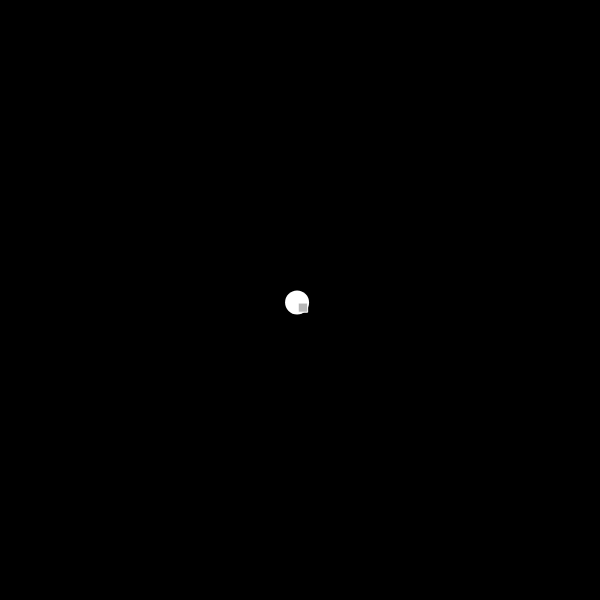
Frame 1 (no input)
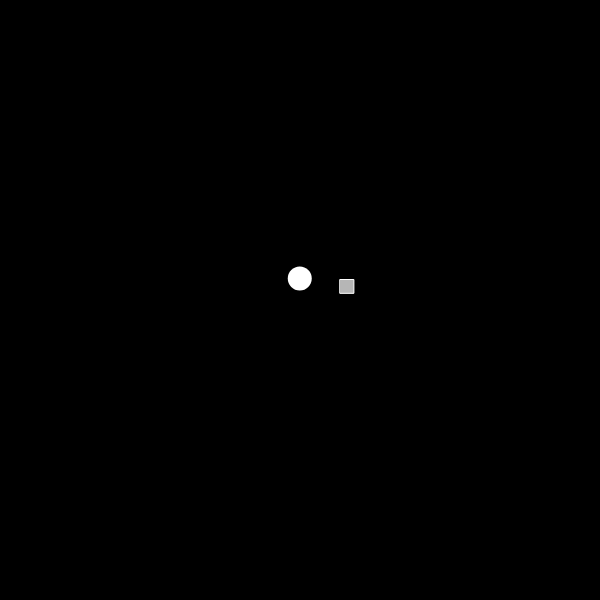
Frame 60 (no input)
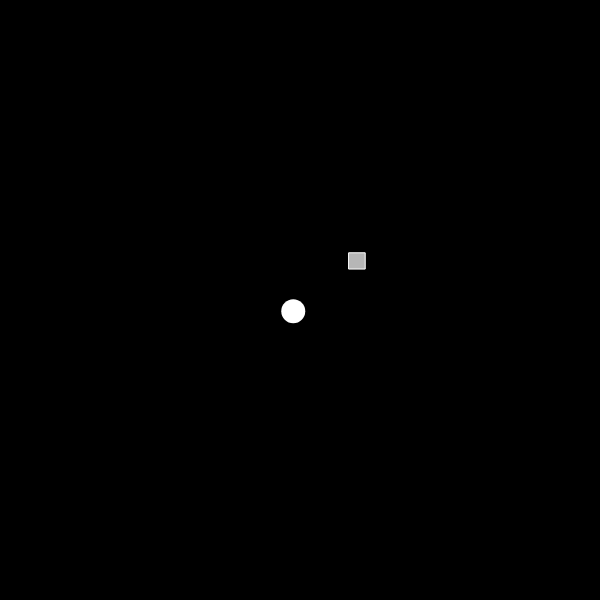
Frame 120 (the mouse pressed at the canvas centre since frame 60)

The p5.js sketch that drew these frames (run headless with seeded random() and noise() and a simulated clock; from frame 60 on, the mouse is pressed at the canvas centre):

// p5.js sketch
// ── sketch.js
// Inheritance in JavaScript
// The Coding Train / Daniel Shiffman
// https://youtu.be/MfxBfRD0FVU
// https://thecodingtrain.com/Tutorials/16-javascript-es6/16.17-inheritance.html
// https://editor.p5js.org/codingtrain/sketches/52LIIRRCa

let p1, p2;
function setup() {
  createCanvas(600, 600);
  p1 = new Particle(300, 300);
  p2 = new Confetti(300, 300);
}

function draw() {
  background(0);
  p1.update();
  p1.show();
  p2.update();
  p2.show();
}

// ── particle.js
// Inheritance in JavaScript
// The Coding Train / Daniel Shiffman
// https://youtu.be/MfxBfRD0FVU
// https://thecodingtrain.com/Tutorials/16-javascript-es6/16.17-inheritance.html
// https://editor.p5js.org/codingtrain/sketches/52LIIRRCa

class Particle {
  constructor(x, y) {
    this.x = x;
    this.y = y;
  }

  update() {
    this.x += random(-5, 5);
    this.y += random(-5, 5);
  }

  show() {
    stroke(255);
    strokeWeight(24);
    point(this.x, this.y);
  }
}

// ── square.js
// Inheritance in JavaScript
// The Coding Train / Daniel Shiffman
// https://youtu.be/MfxBfRD0FVU
// https://thecodingtrain.com/Tutorials/16-javascript-es6/16.17-inheritance.html
// https://editor.p5js.org/codingtrain/sketches/52LIIRRCa

class Confetti extends Particle {
  constructor(x, y) {
    super(x, y);
    this.bright = random(255);
    this.r = 10;
  }

  update() {
    super.update();
    this.r += random(-2, 2);
  }

  show() {
    strokeWeight(1);
    stroke(255);
    fill(this.bright);
    square(this.x, this.y, this.r);
  }
}
